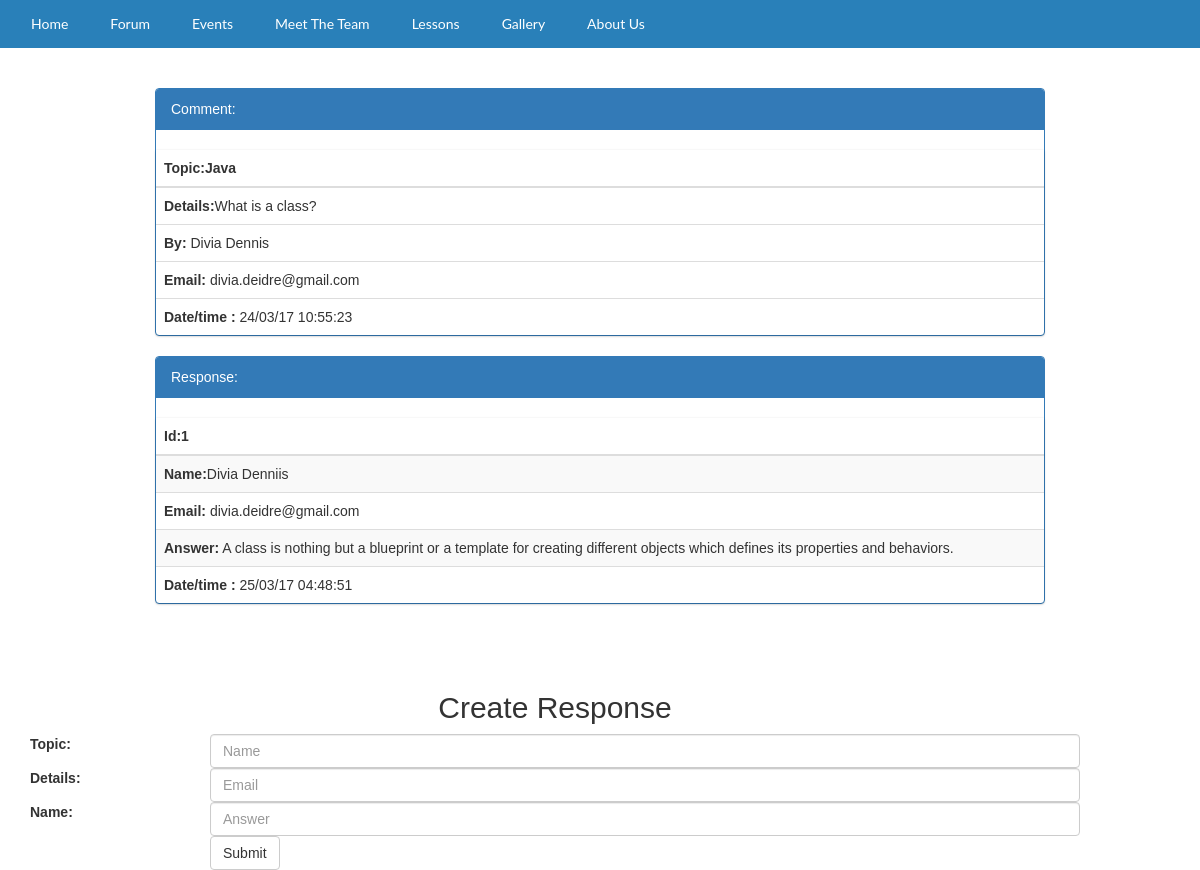
Screenshot of /view_topic.php?id=1 with the database file from the repository.
### tables this page shows
CREATE TABLE `fquestions` (
  `id` int(4) NOT NULL,
  `topic` varchar(255) NOT NULL DEFAULT '',
  `detail` longtext NOT NULL,
  `name` varchar(65) NOT NULL DEFAULT '',
  `email` varchar(65) NOT NULL DEFAULT '',
  `datetime` varchar(25) NOT NULL DEFAULT '',
  `view` int(4) NOT NULL DEFAULT '0',
  `reply` int(4) NOT NULL DEFAULT '0'
);

CREATE TABLE `fanswer` (
  `question_id` int(4) NOT NULL DEFAULT '0',
  `a_id` int(4) NOT NULL DEFAULT '0',
  `a_name` varchar(65) NOT NULL DEFAULT '',
  `a_email` varchar(65) NOT NULL DEFAULT '',
  `a_answer` longtext NOT NULL,
  `a_datetime` varchar(25) NOT NULL DEFAULT ''
);

### public/view_topic.php (the view, shortened to what this page needs)
<?php include 'header.php' ?>
<link rel="stylesheet" href="./lib/bootstrap/css/bootstrap.min.css">
<link rel="stylesheet" href="./css/style.css">
<?php include './nav.php' ?>
<body>
<div class="container-fluid">
<?php
$tbl_name="fquestions";
$id=$_GET['id'];
$sql="SELECT * FROM $tbl_name WHERE id='$id'";
$result=mysql_query($sql);
$rows=mysql_fetch_array($result);
?>
<br>
<br>
<div class="comments">
<div class="panel panel-primary" style="width=50%">
  <div class="panel-heading">Comment:</div>
 <table class="table">
    <thead>
      <tr>
        <th><strong>Topic:</strong><?php echo $rows['topic']; ?></th>
      </tr>
    </thead>
    <tbody>
      <tr>
        <td><strong>Details:</strong><?php echo $rows['detail']; ?></td>
      </tr>
      <tr>
        <td><strong>By:</strong> <?php echo $rows['name']; ?></td>
      </tr>
      <tr>
      <td> <strong> Email:</strong> <?php echo $rows['email'];?> </td>
      </tr>
      <tr>
        <td><strong>Date/time : </strong><?php echo $rows['datetime']; ?></td>
      </tr>
    </tbody>
  </table>
</div>
</div>
<?php
$tbl_name2="fanswer";
$sql2="SELECT * FROM $tbl_name2 WHERE question_id='$id'";
$result2=mysql_query($sql2);
while($rows=mysql_fetch_array($result2)){
?>
<div class="comments">
<div class="panel panel-primary" style="width=50%">
  <div class="panel-heading">Response:</div>
 <table class="table table-striped">
    <thead>
      <tr>
        <th><strong>Id:</strong><?php echo $rows['a_id']; ?></th>
      </tr>
    </thead>
    <tbody>
      <tr>
        <td><strong>Name:</strong><?php echo $rows['a_name']; ?></td>
      </tr>
      <tr>
        <td><strong>Email:</strong> <?php echo $rows['a_email']; ?></td>
      </tr>
      <tr>
      <td> <strong> Answer:</strong> <?php echo $rows['a_answer'];?> </td>
      </tr>
      <tr>
        <td><strong>Date/time : </strong><?php echo $rows['a_datetime']; ?></td>
      </tr>
    </tbody>
  </table>
  </div>
  </div>
<?php
}
?>
<?php include './views/response.php' ?>
</div>
</body>

### public/css/style.css (style rules this page uses)
* { padding: 0px; margin: 0px; }
body { min-width: 700px; background-repeat: no-repeat; font-family: helvetica; }
.table { margin-top: 20px; width: 100%; box-shadow: 0 1px 3px rgba(0, 0, 0, 0.2); display: table; }
.comments { padding-left: 140px !important; padding-right: 140px !important; }

### rows the page displays
fquestions: topic "Java", detail "What is a class?", name "Divia Dennis", email "divia.deidre@gmail.com", datetime "24/03/17 10:55:23"
fanswer: a "1", a_name "Divia Denniis", a_email "divia.deidre@gmail.com", a_answer "A class is nothing but a blueprint or a template for creating different objects which defines its properties and behaviors.", a_datetime "25/03/17 04:48:51"
